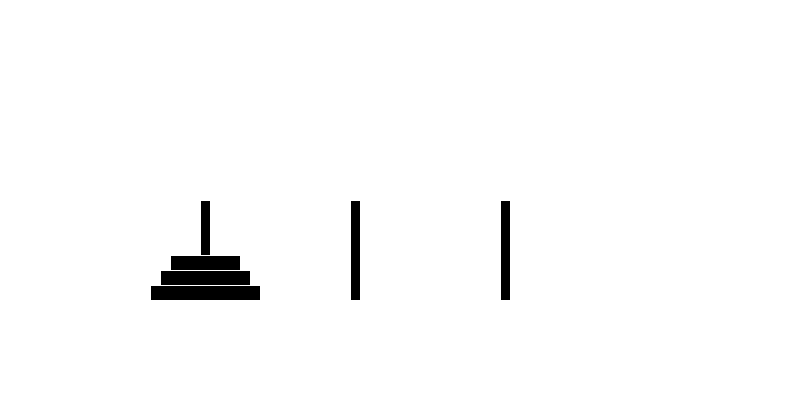
Frame 1 (no input)
Frame 2 (the mouse pressed at the canvas centre, redrawn once): identical to frame 1, image omitted

The Processing sketch that drew this single still picture (run headless with seeded random() and noise(); the mouse was pressed at the canvas centre and the sketch redrawn once):

// Processing sketch: C7_3_All
// ── C7_3_All.pde

import java.util.Stack;


int numTower = 3;
Tower[] towers = new Tower[numTower];


float towerheight = 100;
float towerWidth = 10;
float towerspacing = 150;

int i;
Disk disk1, disk2, disk3, disk4, disk5;

void setup() {
  size(800, 400);
  
  for (int i = 0; i < towers.length; i++) {
    towers[i] = new Tower(width/4 + i*towerspacing, height/2,towerWidth,towerheight, str(char('A'+i)));
  }
  
  disk5 = new Disk(100);
  towers[0].disks.push(disk5);
  disk5.x = width/4 - towerspacing*0 - disk5.w/2;
  disk5.y = height/2 + towerheight - disk5.h;
  
  disk1 = new Disk(80);
  towers[0].disks.push(disk1);
  disk1.x = width/4 - towerspacing*0 - disk1.w/2;
  disk1.y = height/2 + towerheight - disk1.h*2;
  
  disk2 = new Disk(60);
  towers[0].disks.push(disk2);
  disk2.x = width/4 - towerspacing*0 - disk2.w/2;
  disk2.y = height/2 + towerheight - disk2.h*3;
  
  /*
  disk3 = new Disk(40);
  towers[0].disks.push(disk3);
  disk3.x = width/4 - towerspacing*0 - disk3.w/2;
  disk3.y = height/2 + towerheight - disk3.h*4;
  
  disk4 = new Disk(30);
  towers[0].disks.push(disk4);
  disk4.x = width/4 - towerspacing*0 - disk4.w/2;
  disk4.y = height/2 + towerheight - disk4.h*5;
  */
  
  
  hanoi(3, towers[0], towers[2], towers[1]);//disks, from, to, temp)
    noLoop();

}

ArrayList<Move> moves = new ArrayList<Move>();


void draw() {
  background(255);
  for (int i = 0; i < towers.length; i++) {
    towers[i].display();
    //println(towers[i].name);
  }
  for (int j = 0; j < moves.size(); j++) {
    //println(moves.get(j).n +":" + moves.get(j).from.name + ":" + moves.get(j).to.name);
    
  }
  disk1.display();
  disk2.display();
  //disk3.display();
  //disk4.display();
  disk5.display();
    if (disk1.moving == 0 && disk2.moving ==0 && disk5.moving ==0  && i<moves.size()){
      move(moves.get(i).from,moves.get(i).to);
      i++;
    }
    
    //if (i == moves.size()) {
    //  fill(0, 0, 0);
    //  textSize(50);
    //  text("2^3 -1 = 7",50,50);
    //  noLoop();
      
    //}

}
boolean isClick = false;
void mouseClicked() {
  isClick = !isClick;
  if (isClick)
    loop();
  else
    noLoop();
}


void move(Tower from, Tower to) {

  Disk mover = (Disk)from.disks.pop();
  to.disks.push(mover);
  
  mover.moving = 1;
  mover.moveFrom = from;
  mover.moveTo = to;
  
}



void hanoi(int n, Tower from, Tower to, Tower temp) {
  if (n >=1) {
    hanoi(n-1, from, temp, to);
    moves.add(new Move(n,from, to));
    hanoi(n-1, temp, to, from);
  
  }
} 
// ── Disk.pde

class Disk {

  float x=0;
  float y=0;
  float w;
  float h=15;
  int xspeed = 0;
  int yspeed = 0;
  int moving = 0;
  
  Tower moveFrom;
  Tower moveTo;
  int moveSpeed = 5;
  
  
  
  Disk(float w_) {
    w = w_;
  }

  void display() {
    stroke(255);
    fill(0,0,0);
    rect(this.x, this.y, this.w + towerWidth, this.h);
    this.x += this.xspeed;
    this.y += this.yspeed;

  if (this.moving == 1){
      if (this.moveFrom.x < this.moveTo.x){
        if (this.y > height/2 - 100 && this.x < this.moveTo.x - this.w/2 ){
          this.yspeed = -1*this.moveSpeed;
        }
        if (this.y == height/2 - 100 && this.x  < this.moveTo.x - this.w/2 ){
          this.yspeed = 0;
          this.xspeed = 1*this.moveSpeed;
        }
        if (this.y == height/2 - 100 && this.x == this.moveTo.x - this.w/2){
          this.xspeed = 0;
          this.yspeed = 1*this.moveSpeed;
        }
        if (this.y == height/2 + 100 - (this.moveTo.disks.size())*this.h  && this.x == this.moveTo.x - this.w/2){
          this.yspeed = 0;
          this.moving = 0;
        }
      
      }
      else{
        if (this.y > height/2 - 100 && this.x > this.moveTo.x - this.w/2 ){
          this.yspeed = -1*this.moveSpeed;
        }
        if (this.y == height/2 - 100 && this.x  > this.moveTo.x - this.w/2 ){
          this.yspeed = 0;
          this.xspeed = -1*this.moveSpeed;
        }
        if (this.y == height/2 - 100 && this.x == this.moveTo.x - this.w/2){
          this.xspeed = 0;
          this.yspeed = 1*this.moveSpeed;
        }
        if (this.y == height/2 + 100 - (this.moveTo.disks.size())*this.h && this.x == this.moveTo.x - this.w/2){
          this.yspeed = 0;
          this.moving = 0;
        }
      }
    }
  }//end of display
}
// ── Move.pde
class Move {

  Tower from;
  Tower to;
  int n;
  
  Move(int n_, Tower from_, Tower to_) {
    n = n_;
    from = from_;
    to = to_;
  }
  
}
// ── Tower.pde

class Tower {

  float x;
  float y;
  float w;
  float h;
  String name;
  Stack disks;
  
  Tower(float x_, float y_, float w_, float h_, String name_) {
    x = x_;
    y = y_;
    w = w_;
    h = h_;
    disks = new Stack();
    this.name = name_;
  }
  
  void display() {
    stroke(255);
    fill(0);
    rect(x, y, w, h);
  }

}
